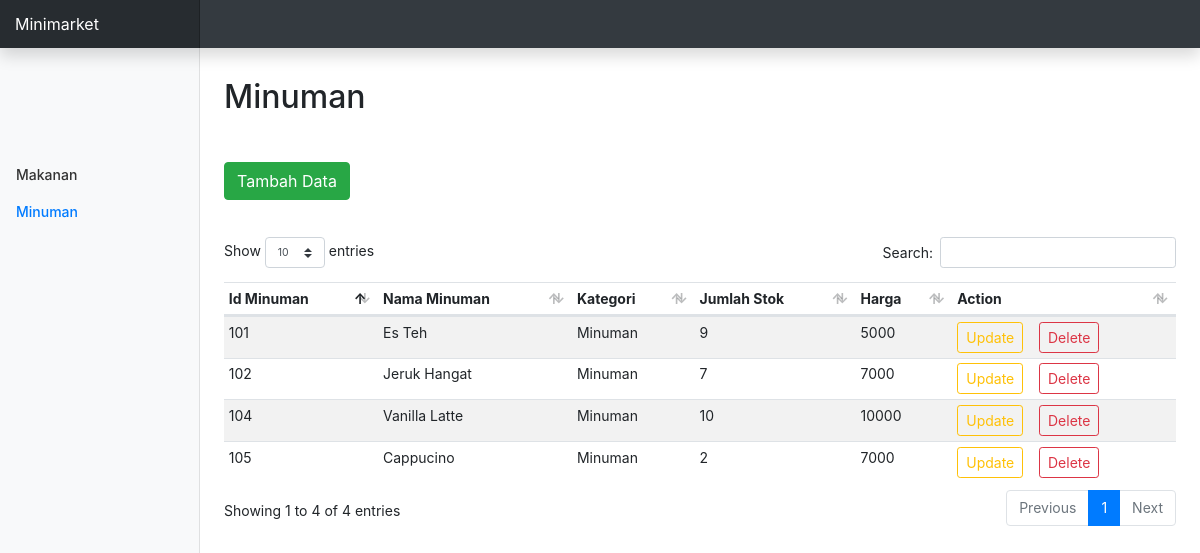
The page /dataminuman.php on the database its author committed.
### tables this page shows
CREATE TABLE `minuman` (
  `idbarang` varchar(20) NOT NULL,
  `namabarang` varchar(100) DEFAULT NULL,
  `kategori` char(100) DEFAULT NULL,
  `jumlahstok` varchar(200) DEFAULT NULL,
  `harga` varchar(10) DEFAULT NULL
);

### conn.php (called while the page is built, shortened)
<?php
function connection() {
   $dbServer = 'localhost';
   $dbUser = 'root';
   $dbPass = '';
   $dbName = "minimarket";
   $conn = mysqli_connect($dbServer, $dbUser, $dbPass);
   mysqli_select_db($conn,$dbName);
   return $conn;
}

### dataminuman.php (the view, shortened to what this page needs)
<?php
  include ('conn.php');
?>
<!DOCTYPE html>
<html>
  <head>
    <link href="assets/css/bootstrap.min.css" rel="stylesheet">
    <link href="assets/css/dashboard.css" rel="stylesheet">
    <link rel="stylesheet" href="assets/DataTables/css/dataTables.bootstrap4.min.css">
  </head>
  <body>
    <nav class="navbar navbar-dark fixed-top bg-dark flex-md-nowrap p-0 shadow">
      <a class="navbar-brand col-sm-3 col-md-2 mr-0" href="#">Minimarket</a>
    </nav>
    <div class="container-fluid">
      <div class="row">
        <nav class="col-md-2 d-none d-md-block bg-light sidebar">
          <div class="sidebar-sticky">
            <ul class="nav flex-column" style="margin-top:100px;">
              <li class="nav-item">
                <a class="nav-link" href="<?php echo "index.php"; ?>">Makanan</a>
              </li>
              <li class="nav-item">
                <a class="nav-link active" href="<?php echo "dataminuman.php"; ?>">Minuman</a>
              </li>
            </ul>
          </div>
        </nav>
        <main role="main" class="col-md-9 ml-sm-auto col-lg-10 px-4">
          <h2 style="margin: 30px 0 30px 0;">Minuman</h2>
          <a class="btn btn-success mt-3 mb-3" href="formminuman.php"><i class="fas fa-plus-circle"></i> Tambah Data</a><br><br>
          <div class="table-responsive">
            <table class="table table-striped table-sm">
              <thead>
                <tr>
                  <th>Id Minuman</th>
                  <th>Nama Minuman</th>
                  <th>Kategori</th>
                  <th>Jumlah Stok</th>
                  <th>Harga</th>
                  <th>Action</th>
                </tr>
              </thead>
              <tbody>
                <?php
                  $query = "SELECT * FROM minuman";
                  $result = mysqli_query(connection(),$query);
                 ?>
                 <?php while($data = mysqli_fetch_array($result)): ?>
                  <tr>
                    <td><?php echo $data['idbarang'];  ?></td>
                    <td><?php echo $data['namabarang'];  ?></td>
                    <td><?php echo $data['kategori'];  ?></td>
                    <td><?php echo $data['jumlahstok'];  ?></td>
                    <td><?php echo $data['harga'];  ?></td>
                    <td>
                      <a href="<?php echo "updateminuman.php?idbarang=".$data['idbarang']; ?>" class="btn btn-outline-warning btn-sm"> Update</a>
                      <a href="<?php echo "deleteminuman.php?idbarang=".$data['idbarang']; ?>" class="btn btn-outline-danger btn-sm"> Delete</a>
                    </td>
                  </tr>
                 <?php endwhile ?>
              </tbody>
            </table>
          </div>
        </main>
      </div>
    </div>
  </body>
</html>

### assets/css/dashboard.css (style rules this page uses)
body { font-size: .875rem; }
.sidebar { position: fixed; top: 0; bottom: 0; left: 0; z-index: 100; padding: 48px 0 0; box-shadow: inset -1px 0 0 rgba(0, 0, 0, .1); }
.sidebar-sticky { position: relative; top: 0; height: calc(100vh - 48px); padding-top: .5rem; overflow-x: hidden; overflow-y: auto; }
.sidebar .nav-link { font-weight: 500; color: #333; }
.sidebar .nav-link.active { color: #007bff; }
[role="main"] { padding-top: 48px; }
.navbar-brand { padding-top: .75rem; padding-bottom: .75rem; font-size: 1rem; background-color: rgba(0, 0, 0, .25); box-shadow: inset -1px 0 0 rgba(0, 0, 0, .25); }

### rows shown on the page
minuman: idbarang "101", namabarang "Es Teh", kategori "Minuman", jumlahstok "9", harga "5000"
minuman: idbarang "102", namabarang "Jeruk Hangat", kategori "Minuman", jumlahstok "7", harga "7000"
minuman: idbarang "104", namabarang "Vanilla Latte", kategori "Minuman", jumlahstok "10", harga "10000"
minuman: idbarang "105", namabarang "Cappucino", kategori "Minuman", jumlahstok "2", harga "7000"
